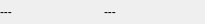
<?xml version="1.0" encoding="UTF-8"?>
<ui version="4.0">
 <class>indicator_pv_status_horizontal</class>
 <widget class="QWidget" name="indicator_pv_status_horizontal">
  <property name="geometry">
   <rect>
    <x>0</x>
    <y>0</y>
    <width>205</width>
    <height>24</height>
   </rect>
  </property>
  <property name="windowTitle">
   <string>Form</string>
  </property>
  <widget class="QWidget" name="horizontalLayoutWidget">
   <property name="geometry">
    <rect>
     <x>0</x>
     <y>0</y>
     <width>201</width>
     <height>23</height>
    </rect>
   </property>
   <layout class="QHBoxLayout" name="horizontalLayout">
    <item>
     <widget class="QLabel" name="label_pv_name">
      <property name="text">
       <string>---</string>
      </property>
     </widget>
    </item>
    <item>
     <widget class="QLabel" name="label_pv_value">
      <property name="text">
       <string>---</string>
      </property>
     </widget>
    </item>
   </layout>
  </widget>
 </widget>
 <resources/>
 <connections/>
</ui>
